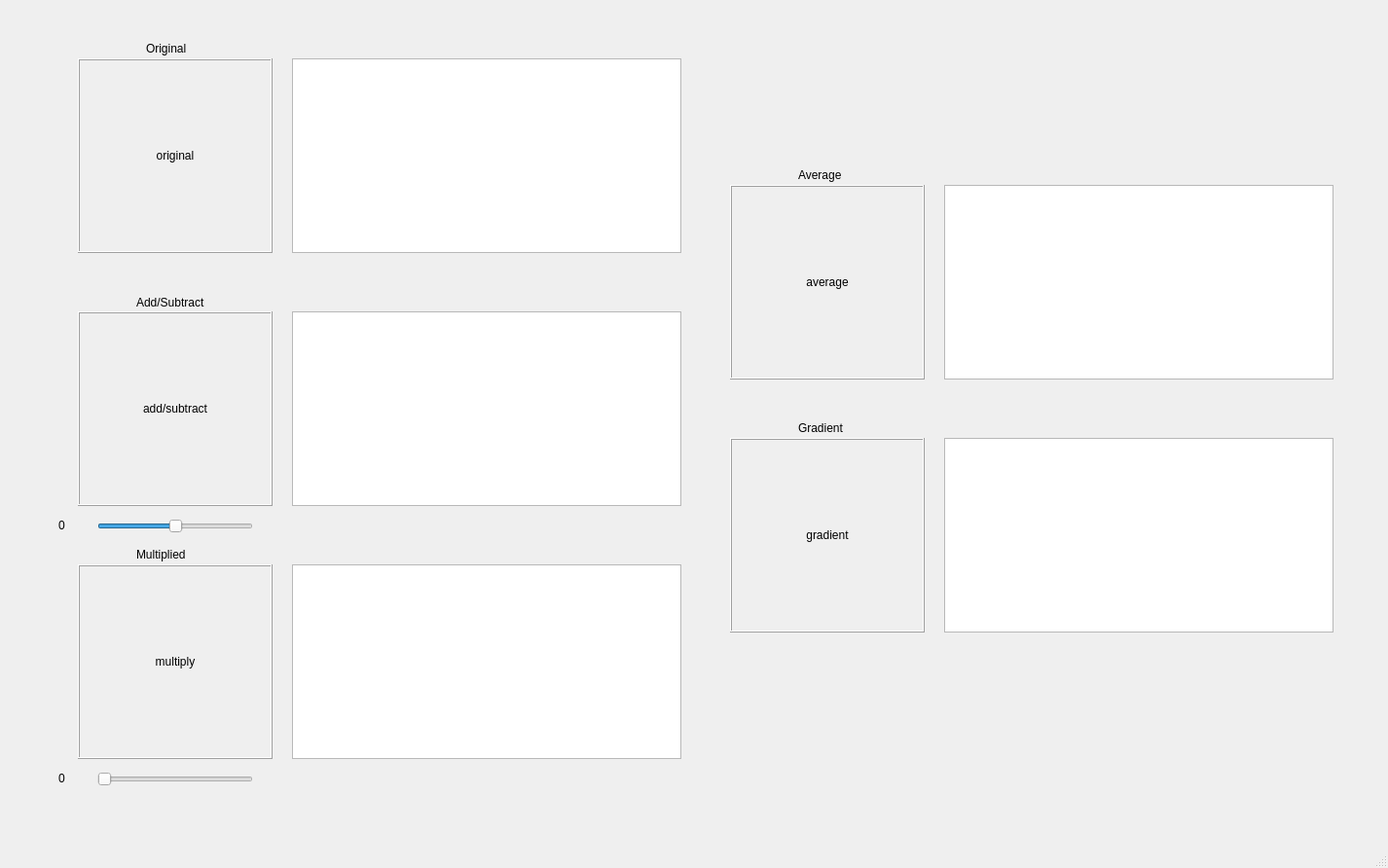
<?xml version="1.0" encoding="UTF-8"?>
<ui version="4.0">
 <class>MainWindow</class>
 <widget class="QMainWindow" name="MainWindow">
  <property name="geometry">
   <rect>
    <x>0</x>
    <y>0</y>
    <width>1426</width>
    <height>892</height>
   </rect>
  </property>
  <property name="windowTitle">
   <string>MainWindow</string>
  </property>
  <widget class="QWidget" name="centralwidget">
   <widget class="QGraphicsView" name="Histogram">
    <property name="geometry">
     <rect>
      <x>300</x>
      <y>60</y>
      <width>400</width>
      <height>200</height>
     </rect>
    </property>
    <property name="sizeAdjustPolicy">
     <enum>QAbstractScrollArea::SizeAdjustPolicy::AdjustToContentsOnFirstShow</enum>
    </property>
   </widget>
   <widget class="QLabel" name="Label">
    <property name="geometry">
     <rect>
      <x>80</x>
      <y>60</y>
      <width>200</width>
      <height>200</height>
     </rect>
    </property>
    <property name="frameShape">
     <enum>QFrame::Shape::Box</enum>
    </property>
    <property name="frameShadow">
     <enum>QFrame::Shadow::Raised</enum>
    </property>
    <property name="text">
     <string>original</string>
    </property>
    <property name="scaledContents">
     <bool>false</bool>
    </property>
    <property name="alignment">
     <set>Qt::AlignmentFlag::AlignCenter</set>
    </property>
   </widget>
   <widget class="QLabel" name="aLabel">
    <property name="geometry">
     <rect>
      <x>80</x>
      <y>320</y>
      <width>200</width>
      <height>200</height>
     </rect>
    </property>
    <property name="frameShape">
     <enum>QFrame::Shape::Box</enum>
    </property>
    <property name="frameShadow">
     <enum>QFrame::Shadow::Raised</enum>
    </property>
    <property name="text">
     <string>add/subtract</string>
    </property>
    <property name="scaledContents">
     <bool>false</bool>
    </property>
    <property name="alignment">
     <set>Qt::AlignmentFlag::AlignCenter</set>
    </property>
   </widget>
   <widget class="QGraphicsView" name="aHistogram">
    <property name="geometry">
     <rect>
      <x>300</x>
      <y>320</y>
      <width>400</width>
      <height>200</height>
     </rect>
    </property>
    <property name="sizeAdjustPolicy">
     <enum>QAbstractScrollArea::SizeAdjustPolicy::AdjustToContentsOnFirstShow</enum>
    </property>
   </widget>
   <widget class="QLabel" name="avgLabel">
    <property name="geometry">
     <rect>
      <x>750</x>
      <y>190</y>
      <width>200</width>
      <height>200</height>
     </rect>
    </property>
    <property name="frameShape">
     <enum>QFrame::Shape::Box</enum>
    </property>
    <property name="frameShadow">
     <enum>QFrame::Shadow::Raised</enum>
    </property>
    <property name="text">
     <string>average</string>
    </property>
    <property name="scaledContents">
     <bool>false</bool>
    </property>
    <property name="alignment">
     <set>Qt::AlignmentFlag::AlignCenter</set>
    </property>
   </widget>
   <widget class="QLabel" name="mLabel">
    <property name="geometry">
     <rect>
      <x>80</x>
      <y>580</y>
      <width>200</width>
      <height>200</height>
     </rect>
    </property>
    <property name="frameShape">
     <enum>QFrame::Shape::Box</enum>
    </property>
    <property name="frameShadow">
     <enum>QFrame::Shadow::Raised</enum>
    </property>
    <property name="text">
     <string>multiply</string>
    </property>
    <property name="scaledContents">
     <bool>false</bool>
    </property>
    <property name="alignment">
     <set>Qt::AlignmentFlag::AlignCenter</set>
    </property>
   </widget>
   <widget class="QLabel" name="gLabel">
    <property name="geometry">
     <rect>
      <x>750</x>
      <y>450</y>
      <width>200</width>
      <height>200</height>
     </rect>
    </property>
    <property name="frameShape">
     <enum>QFrame::Shape::Box</enum>
    </property>
    <property name="frameShadow">
     <enum>QFrame::Shadow::Raised</enum>
    </property>
    <property name="text">
     <string>gradient</string>
    </property>
    <property name="scaledContents">
     <bool>false</bool>
    </property>
    <property name="alignment">
     <set>Qt::AlignmentFlag::AlignCenter</set>
    </property>
   </widget>
   <widget class="QGraphicsView" name="avgHistogram">
    <property name="geometry">
     <rect>
      <x>970</x>
      <y>190</y>
      <width>400</width>
      <height>200</height>
     </rect>
    </property>
    <property name="sizeAdjustPolicy">
     <enum>QAbstractScrollArea::SizeAdjustPolicy::AdjustToContentsOnFirstShow</enum>
    </property>
   </widget>
   <widget class="QGraphicsView" name="gHistogram">
    <property name="geometry">
     <rect>
      <x>970</x>
      <y>450</y>
      <width>400</width>
      <height>200</height>
     </rect>
    </property>
    <property name="sizeAdjustPolicy">
     <enum>QAbstractScrollArea::SizeAdjustPolicy::AdjustToContentsOnFirstShow</enum>
    </property>
   </widget>
   <widget class="QGraphicsView" name="mHistogram">
    <property name="geometry">
     <rect>
      <x>300</x>
      <y>580</y>
      <width>400</width>
      <height>200</height>
     </rect>
    </property>
    <property name="sizeAdjustPolicy">
     <enum>QAbstractScrollArea::SizeAdjustPolicy::AdjustToContentsOnFirstShow</enum>
    </property>
   </widget>
   <widget class="QSlider" name="aSlider">
    <property name="geometry">
     <rect>
      <x>100</x>
      <y>530</y>
      <width>160</width>
      <height>22</height>
     </rect>
    </property>
    <property name="layoutDirection">
     <enum>Qt::LayoutDirection::LeftToRight</enum>
    </property>
    <property name="minimum">
     <number>-31</number>
    </property>
    <property name="maximum">
     <number>31</number>
    </property>
    <property name="singleStep">
     <number>4</number>
    </property>
    <property name="pageStep">
     <number>4</number>
    </property>
    <property name="orientation">
     <enum>Qt::Orientation::Horizontal</enum>
    </property>
   </widget>
   <widget class="QSlider" name="mSlider">
    <property name="geometry">
     <rect>
      <x>100</x>
      <y>790</y>
      <width>160</width>
      <height>22</height>
     </rect>
    </property>
    <property name="maximum">
     <number>10</number>
    </property>
    <property name="singleStep">
     <number>1</number>
    </property>
    <property name="pageStep">
     <number>1</number>
    </property>
    <property name="orientation">
     <enum>Qt::Orientation::Horizontal</enum>
    </property>
   </widget>
   <widget class="QLabel" name="mvLabel">
    <property name="geometry">
     <rect>
      <x>60</x>
      <y>790</y>
      <width>63</width>
      <height>19</height>
     </rect>
    </property>
    <property name="text">
     <string>0</string>
    </property>
   </widget>
   <widget class="QLabel" name="avLabel">
    <property name="geometry">
     <rect>
      <x>60</x>
      <y>530</y>
      <width>63</width>
      <height>19</height>
     </rect>
    </property>
    <property name="text">
     <string>0</string>
    </property>
   </widget>
   <widget class="QLabel" name="label">
    <property name="geometry">
     <rect>
      <x>150</x>
      <y>40</y>
      <width>63</width>
      <height>19</height>
     </rect>
    </property>
    <property name="text">
     <string>Original</string>
    </property>
   </widget>
   <widget class="QLabel" name="label_2">
    <property name="geometry">
     <rect>
      <x>140</x>
      <y>300</y>
      <width>101</width>
      <height>21</height>
     </rect>
    </property>
    <property name="text">
     <string>Add/Subtract</string>
    </property>
   </widget>
   <widget class="QLabel" name="label_3">
    <property name="geometry">
     <rect>
      <x>140</x>
      <y>560</y>
      <width>81</width>
      <height>19</height>
     </rect>
    </property>
    <property name="text">
     <string>Multiplied</string>
    </property>
   </widget>
   <widget class="QLabel" name="label_4">
    <property name="geometry">
     <rect>
      <x>820</x>
      <y>170</y>
      <width>63</width>
      <height>19</height>
     </rect>
    </property>
    <property name="text">
     <string>Average</string>
    </property>
   </widget>
   <widget class="QLabel" name="label_5">
    <property name="geometry">
     <rect>
      <x>820</x>
      <y>430</y>
      <width>63</width>
      <height>19</height>
     </rect>
    </property>
    <property name="text">
     <string>Gradient</string>
    </property>
   </widget>
  </widget>
  <widget class="QMenuBar" name="menubar">
   <property name="geometry">
    <rect>
     <x>0</x>
     <y>0</y>
     <width>1426</width>
     <height>25</height>
    </rect>
   </property>
  </widget>
  <widget class="QStatusBar" name="statusbar"/>
 </widget>
 <resources/>
 <connections/>
</ui>
